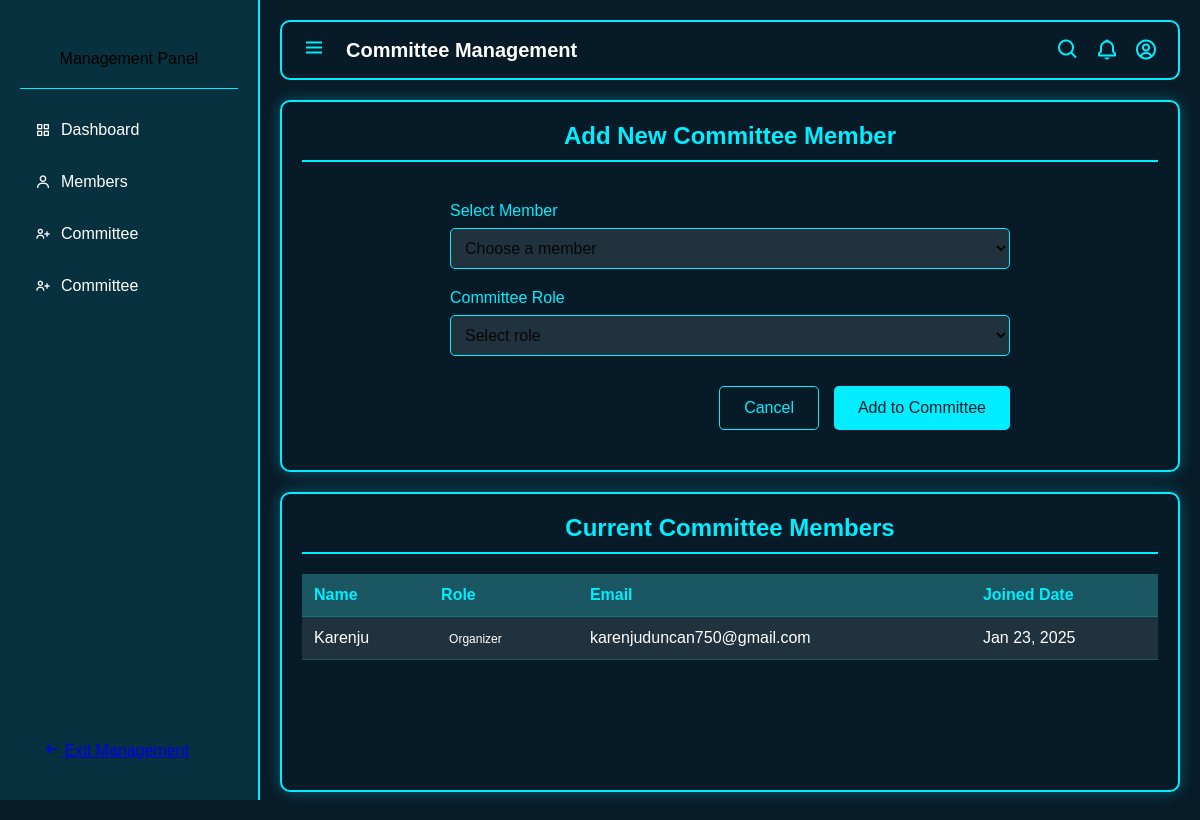
/add-committee.php?event_id=2 (signed in), run on the app's committed database.
### tables this page shows
CREATE TABLE `event_members` (
  `id` int(11) NOT NULL,
  `event_id` int(11) DEFAULT NULL,
  `user_id` int(11) DEFAULT NULL,
  `role` varchar(50) DEFAULT 'member',
  `committee_role` varchar(100) DEFAULT NULL,
  `joined_via_link` tinyint(4) DEFAULT 0,
  `joined_at` datetime DEFAULT current_timestamp(),
  `status` varchar(50) DEFAULT 'active'
);

CREATE TABLE `users` (
  `id` int(11) NOT NULL,
  `username` varchar(50) NOT NULL,
  `email` varchar(100) NOT NULL,
  `password` varchar(255) NOT NULL,
  `role` varchar(20) DEFAULT 'user',
  `last_login` timestamp NOT NULL DEFAULT current_timestamp() ON UPDATE current_timestamp(),
  `created_at` timestamp NOT NULL DEFAULT current_timestamp(),
  `last_active` datetime DEFAULT NULL,
  `online_status` varchar(20) DEFAULT 'offline'
);

### add-committee.php (the view, shortened to what this page needs)
<?php
require 'db.php';
$event_id = isset($_GET['event_id']) ? (int)$_GET['event_id'] : 0;
$committee_query = "
    SELECT
        u.id,
        u.username,
        u.email,
        em.committee_role,
        em.joined_at
    FROM event_members em
    JOIN users u ON em.user_id = u.id
    WHERE em.event_id = ?
    AND em.committee_role IS NOT NULL
    ORDER BY
        CASE em.committee_role
            WHEN 'chairman' THEN 1
            WHEN 'secretary' THEN 2
            WHEN 'treasurer' THEN 3
            ELSE 4
        END,
        u.username
";
$committee_members = [];
if ($stmt = $conn->prepare($committee_query)) {
    $stmt->bind_param("i", $event_id);
    $stmt->execute();
    $result = $stmt->get_result();
    while ($row = $result->fetch_assoc()) {
        $committee_members[] = $row;
    }
}
$current_page = basename($_SERVER['PHP_SELF']);
?>
<!DOCTYPE html>
<html lang="en">
<head>
    <link href='https://unpkg.com/boxicons@2.1.4/css/boxicons.min.css' rel='stylesheet'>
</head>
<body>
   <div class="sidebar">
        <div class="sidebar-header">
            <p>Management Panel</p>
        </div>
        <ul class="nav-links">
            <li>
                <a href="manage_event.php?event_id=<?php echo $event_id; ?>"
                   class="<?php echo $current_page === 'manage_event.php' ? 'active' : ''; ?>">
                    <i class='bx bx-grid-alt'></i> Dashboard
                </a>
            </li>
            <li>
                <a href="manage_members.php?event_id=<?php echo $event_id; ?>"
                   class="<?php echo $current_page === 'manage_members.php' ? 'active' : ''; ?>">
                    <i class='bx bx-user'></i> Members
                </a>
            </li>
            <li>
                <a href="add_committee.php?event_id=<?php echo $event_id; ?>"
                   class="<?php echo $current_page === 'add_committee.php' ? 'active' : ''; ?>">
                    <i class='bx bx-user-plus'></i> Committee
                </a>
            </li>
            <li>
                <a href="manage-meetings.php?event_id=<?php echo $event_id; ?>"
                   class="<?php echo $current_page === 'manage-meetings.php' ? 'active' : ''; ?>">
                    <i class='bx bx-user-plus'></i> Committee
                </a>
            </li>
        </ul>
        <div style="margin-top: auto; padding: 20px 0;">
            <a href="dashboard.php" class="btn danger" style="width: 100%;">
                <i class='bx bx-arrow-back'></i> Exit Management
            </a>
        </div>
    </div>
    <div class="main-content">
        <div class="header">
            <button class="toggle-btn">
                <i class='bx bx-menu'></i>
            </button>
            <h2 class="header-title">Committee Management</h2>
            <div class="header-actions">
                <i class='bx bx-search'></i>
                <i class='bx bx-bell'></i>
                <i class='bx bx-user-circle'></i>
            </div>
        </div>
        <div class="content-section">
            <h3 class="section-title">Add New Committee Member</h3>
            <form method="POST" class="form-container">
                <div class="form-group">
                    <label for="member_id">Select Member</label>
                    <select id="member_id" name="member_id" required>
                        <option value="">Choose a member</option>
                    </select>
                </div>
                <div class="form-group">
                    <label for="committee_role">Committee Role</label>
                    <select id="committee_role" name="committee_role" required>
                        <option value="">Select role</option>
                    </select>
                </div>
                <div class="btn-container">
                    <button type="button" class="btn btn-secondary" onclick="window.history.back()">Cancel</button>
                    <button type="submit" class="btn btn-primary">Add to Committee</button>
                </div>
            </form>
        </div>
        <div class="content-section">
            <h3 class="section-title">Current Committee Members</h3>
            <table class="committee-table">
                <thead>
                    <tr>
                        <th>Name</th>
                        <th>Role</th>
                        <th>Email</th>
                        <th>Joined Date</th>
                    </tr>
                </thead>
                <tbody>
                    <?php foreach ($committee_members as $member): ?>
                    <tr>
                        <td><?php echo htmlspecialchars($member['username']); ?></td>
                        <td>
                            <span class="role-badge role-<?php echo htmlspecialchars($member['committee_role']); ?>">
                                <?php echo ucfirst(htmlspecialchars($member['committee_role'])); ?>
                            </span>
                        </td>
                        <td><?php echo htmlspecialchars($member['email']); ?></td>
                        <td><?php echo date('M d, Y', strtotime($member['joined_at'])); ?></td>
                    </tr>
                    <?php endforeach; ?>
                </tbody>
            </table>
        </div>
    </div>
</body>
</html>

### add-committee.php (style rules this page uses)
* { margin: 0; padding: 0; box-sizing: border-box; font-family: 'poppins', sans-serif; }
:root { --sidebar-width: 260px; --collapsed-width: 60px; --header-height: 60px; }
body { min-height: 100vh; background: #081b29; overflow-x: hidden; }
.sidebar { width: 260px; background: rgba(0, 238, 255, 0.1); border-right: 2px solid #0ef; padding: 20px; display: flex; flex-direction: column; position: fixed; height: 100vh; }
.sidebar-header { padding: 20px 0; text-align: center; border-bottom: 1px solid #0ef; margin-bottom: 20px; }
.nav-links { list-style: none; }
.nav-links li { margin-bottom: 10px; }
.nav-links a { display: flex; align-items: center; padding: 12px 15px; text-decoration: none; color: #fff; border-radius: 8px; transition: all 0.3s ease; gap: 10px; }
.main-content { position: relative; left: var(--sidebar-width); width: calc(100% - var(--sidebar-width)); min-height: 100vh; transition: all 0.5s ease; padding: 20px; }
.header { height: var(--header-height); display: flex; align-items: center; padding: 0 20px; background: rgba(8, 27, 41, 0.9); border: 2px solid #0ef; border-radius: 10px; margin-bottom: 20px; }
.toggle-btn { font-size: 24px; color: #0ef; cursor: pointer; background: none; border: none; outline: none; }
.header-title { color: #fff; margin-left: 20px; font-size: 20px; }
.header-actions { margin-left: auto; display: flex; gap: 15px; }
.header-actions i { font-size: 24px; color: #0ef; cursor: pointer; transition: all 0.3s ease; }
.content-section { background: rgba(8, 27, 41, 0.9); border: 2px solid #0ef; box-shadow: 0 0 15px rgba(0, 238, 255, 0.3); border-radius: 10px; padding: 20px; margin-bottom: 20px; min-height: 300px; }
.form-container { color: #fff; padding: 20px; max-width: 600px; margin: 0 auto; }
.form-group { margin-bottom: 20px; }
.form-group label { display: block; margin-bottom: 8px; color: #0ef; font-weight: 500; }
.form-group input, .form-group select { width: 100%; padding: 10px; background: rgba(255, 255, 255, 0.1); border: 1px solid #0ef; border-radius: 5px; color: #080707; font-size: 16px; }
.btn-container { display: flex; gap: 15px; justify-content: flex-end; margin-top: 30px; }
.btn { padding: 12px 24px; border: none; border-radius: 5px; cursor: pointer; font-size: 16px; font-weight: 500; transition: all 0.3s ease; }
.btn-primary { background: #0ef; color: #081b29; }
.btn-secondary { background: transparent; border: 1px solid #0ef; color: #0ef; }
.section-title { color: #0ef; margin-bottom: 20px; font-size: 24px; border-bottom: 2px solid #0ef; padding-bottom: 10px; text-align: center; }
.committee-table { width: 100%; border-collapse: collapse; margin-top: 20px; background: rgba(255, 255, 255, 0.1); }
.committee-table th, .committee-table td { padding: 12px; text-align: left; border-bottom: 1px solid rgba(0, 238, 255, 0.2); color: #fff; }
.committee-table th { background: rgba(0, 238, 255, 0.2); color: #0ef; }
.role-badge { padding: 4px 8px; border-radius: 4px; font-size: 12px; text-transform: capitalize; }

### data on the page
event_members: user.username "Karenju", committee_role "Organizer", user.email "karenjuduncan750@gmail.com", joined_at "Jan 23, 2025"
